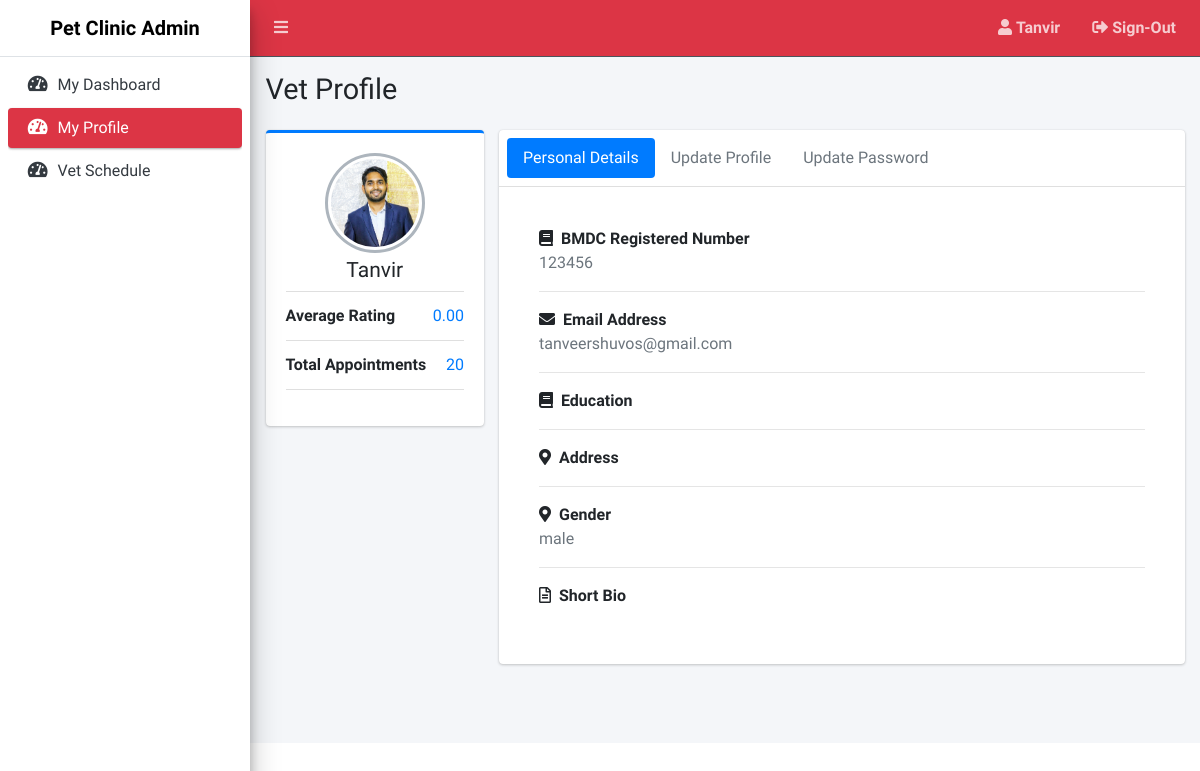
The app's page /admin/profile.php (signed in) with its own data.
### tables this page shows
CREATE TABLE `vetdetails` (
  `id` int(11) NOT NULL,
  `user_id` int(11) DEFAULT NULL,
  `bmdc_registered_number` varchar(200) NOT NULL,
  `full_name` varchar(200) NOT NULL,
  `title` varchar(200) NOT NULL,
  `education` varchar(200) NOT NULL,
  `email_address` varchar(200) NOT NULL,
  `address` varchar(200) NOT NULL,
  `gender` varchar(20) NOT NULL,
  `visiting_charge` int(11) NOT NULL,
  `short_bio` varchar(255) NOT NULL,
  `pro_pic` varchar(200) NOT NULL,
  `location_id` int(11) NOT NULL,
  `avg_rating` float(10,2) NOT NULL,
  `is_approved` tinyint(1) DEFAULT -1,
  `is_completed` int(4) NOT NULL DEFAULT -1
);

CREATE TABLE `users` (
  `id` int(11) NOT NULL,
  `name` varchar(70) NOT NULL,
  `email` varchar(80) NOT NULL,
  `password` varchar(250) NOT NULL,
  `role` int(11) NOT NULL DEFAULT 3
);

### admin/profile.php (the view, shortened to what this page needs)
<?php
$conn = connect();
$id = $_SESSION['id'];
$sql = "SELECT * FROM users,vetdetails where users.id = vetdetails.user_id AND users.id ='$id'";
$result = $conn->query($sql);
$row = mysqli_fetch_assoc($result);
include 'includes/header.php';
include 'includes/navbar.php';
include 'includes/sidebar.php';
?>
<div class="content-wrapper">
  <section class="content-header">
    <div class="container-fluid">
      <div class="row mb-2">
        <div class="col-sm-6">
          <h1>Vet Profile</h1>
        </div>
      </div>
    </div>
  </section>
  <section class="content">
    <div class="container-fluid">
      <div class="row">
        <div class="col-md-3">
          <div class="card card-primary card-outline">
            <div class="card-body box-profile">
              <div class="text-center">
                <img class="profile-user-img img-fluid img-circle" src="../images/uploadedImages/<?= $row['pro_pic'] ?>" alt="User profile picture">
              </div>
              <h3 class="profile-username text-center"><?= $row['full_name'] ?></h3>
              <ul class="list-group list-group-unbordered mb-3">
                <li class="list-group-item">
                  <b>Average Rating</b> <a class="float-right"><?= $row['avg_rating'] ?></a>
                </li>
                <li class="list-group-item">
                  <b>Total Appointments</b> <a class="float-right">20</a>
                </li>
              </ul>
            </div>
          </div>
        </div>
        <div class="col-md-9">
          <div class="card">
            <div class="card-header p-2">
              <ul class="nav nav-pills">
                <li class="nav-item"><a class="nav-link active" href="#activity" data-toggle="tab">Personal Details</a></li>
                <li class="nav-item"><a class="nav-link" href="#timeline" data-toggle="tab">Update Profile</a></li>
                <li class="nav-item"><a class="nav-link" href="#settings" data-toggle="tab">Update Password</a></li>
              </ul>
            </div>
            <div class="card-body">
              <div class="tab-content">
                <div class="active tab-pane" id="activity">
                  <div class="card-body">
                    <strong><i class="fas fa-book mr-1"></i> BMDC Registered Number</strong>
                    <p class="text-muted">
                      <?= $row['bmdc_registered_number'] ?>
                    </p>
                    <hr>
                    <strong><i class="fas fa-envelope mr-1"></i> Email Address</strong>
                    <p class="text-muted">
                      <?= $row['email'] ?>
                    </p>
                    <hr>
                    <strong><i class="fas fa-book mr-1"></i> Education</strong>
                    <hr>
                    <strong><i class="fas fa-map-marker-alt mr-1"></i> Address</strong>
                    <hr>
                    <strong><i class="fas fa-map-marker-alt mr-1"></i> Gender</strong>
                    <p class="text-muted"><?= $row['gender'] ?></p>
                    <hr>
                    <strong><i class="far fa-file-alt mr-1"></i> Short Bio</strong>
                  </div>
                </div>
              </div>
            </div>
          </div>
        </div>
      </div>
    </div>
  </section>
</div>
<?php include 'includes/footer.php'; ?>

### records on screen
vetdetails: pro_pic (picture), full_name "Tanvir", avg_rating "0.00", bmdc_registered_number "123456", user.email "tanveershuvos@gmail.com", gender "male"

### other values on screen
$_SESSION['name'] "Tanvir"
